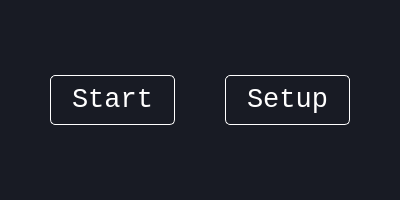
<?xml version="1.0" encoding="UTF-8"?>
<ui version="4.0">
 <class>main_window</class>
 <widget class="QWidget" name="main_window">
  <property name="geometry">
   <rect>
    <x>0</x>
    <y>0</y>
    <width>400</width>
    <height>200</height>
   </rect>
  </property>
  <property name="minimumSize">
   <size>
    <width>400</width>
    <height>200</height>
   </size>
  </property>
  <property name="maximumSize">
   <size>
    <width>400</width>
    <height>200</height>
   </size>
  </property>
  <property name="windowTitle">
   <string>Form</string>
  </property>
  <property name="styleSheet">
   <string notr="true">background-color: #181b24;</string>
  </property>
  <widget class="QPushButton" name="start_button">
   <property name="geometry">
    <rect>
     <x>50</x>
     <y>75</y>
     <width>125</width>
     <height>50</height>
    </rect>
   </property>
   <property name="font">
    <font>
     <family>Courier New</family>
     <pointsize>20</pointsize>
    </font>
   </property>
   <property name="styleSheet">
    <string notr="true">border: 1px solid white;
border-radius: 5px;
color: white;</string>
   </property>
   <property name="text">
    <string>Start</string>
   </property>
  </widget>
  <widget class="QPushButton" name="setup_button">
   <property name="geometry">
    <rect>
     <x>225</x>
     <y>75</y>
     <width>125</width>
     <height>50</height>
    </rect>
   </property>
   <property name="font">
    <font>
     <family>Courier New</family>
     <pointsize>20</pointsize>
    </font>
   </property>
   <property name="styleSheet">
    <string notr="true">border: 1px solid white;
border-radius: 5px;
color: white;</string>
   </property>
   <property name="text">
    <string>Setup</string>
   </property>
  </widget>
 </widget>
 <resources/>
 <connections/>
</ui>
